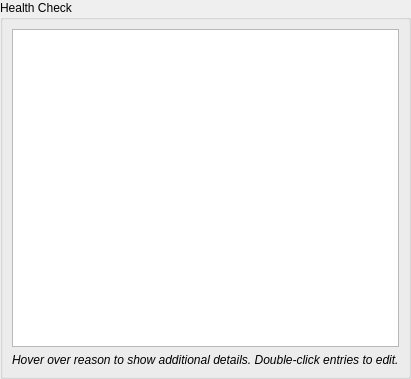
<?xml version="1.0" encoding="UTF-8"?>
<ui version="4.0">
 <class>ReportsWidgetHealthcheck</class>
 <widget class="QWidget" name="ReportsWidgetHealthcheck">
  <property name="geometry">
   <rect>
    <x>0</x>
    <y>0</y>
    <width>327</width>
    <height>379</height>
   </rect>
  </property>
  <layout class="QVBoxLayout" name="verticalLayout" stretch="0">
   <property name="leftMargin">
    <number>0</number>
   </property>
   <property name="topMargin">
    <number>0</number>
   </property>
   <property name="rightMargin">
    <number>0</number>
   </property>
   <property name="bottomMargin">
    <number>0</number>
   </property>
   <item>
    <widget class="QGroupBox" name="healthcheckGroupBox">
     <property name="title">
      <string>Health Check</string>
     </property>
     <layout class="QVBoxLayout" name="verticalLayout_2">
      <item>
        <widget class="QTableView" name="healthcheckTableView">
        <property name="editTriggers">
         <set>QAbstractItemView::NoEditTriggers</set>
        </property>
        <property name="showDropIndicator" stdset="0">
         <bool>false</bool>
        </property>
        <property name="alternatingRowColors">
         <bool>true</bool>
        </property>
        <property name="textElideMode">
         <enum>Qt::ElideMiddle</enum>
        </property>
        <property name="sortingEnabled">
         <bool>false</bool>
        </property>
        <attribute name="horizontalHeaderVisible">
         <bool>true</bool>
        </attribute>
        <attribute name="horizontalHeaderStretchLastSection">
         <bool>true</bool>
        </attribute>
        <attribute name="verticalHeaderVisible">
         <bool>false</bool>
        </attribute>
       </widget>
      </item>
      <item>
       <widget class="QLabel" name="tipLabel">
        <property name="font">
         <font>
          <italic>true</italic>
         </font>
        </property>
        <property name="text">
         <string>Hover over reason to show additional details. Double-click entries to edit.</string>
        </property>
       </widget>
      </item>
     </layout>
    </widget>
   </item>
  </layout>
 </widget>
 <resources/>
 <connections/>
</ui>
